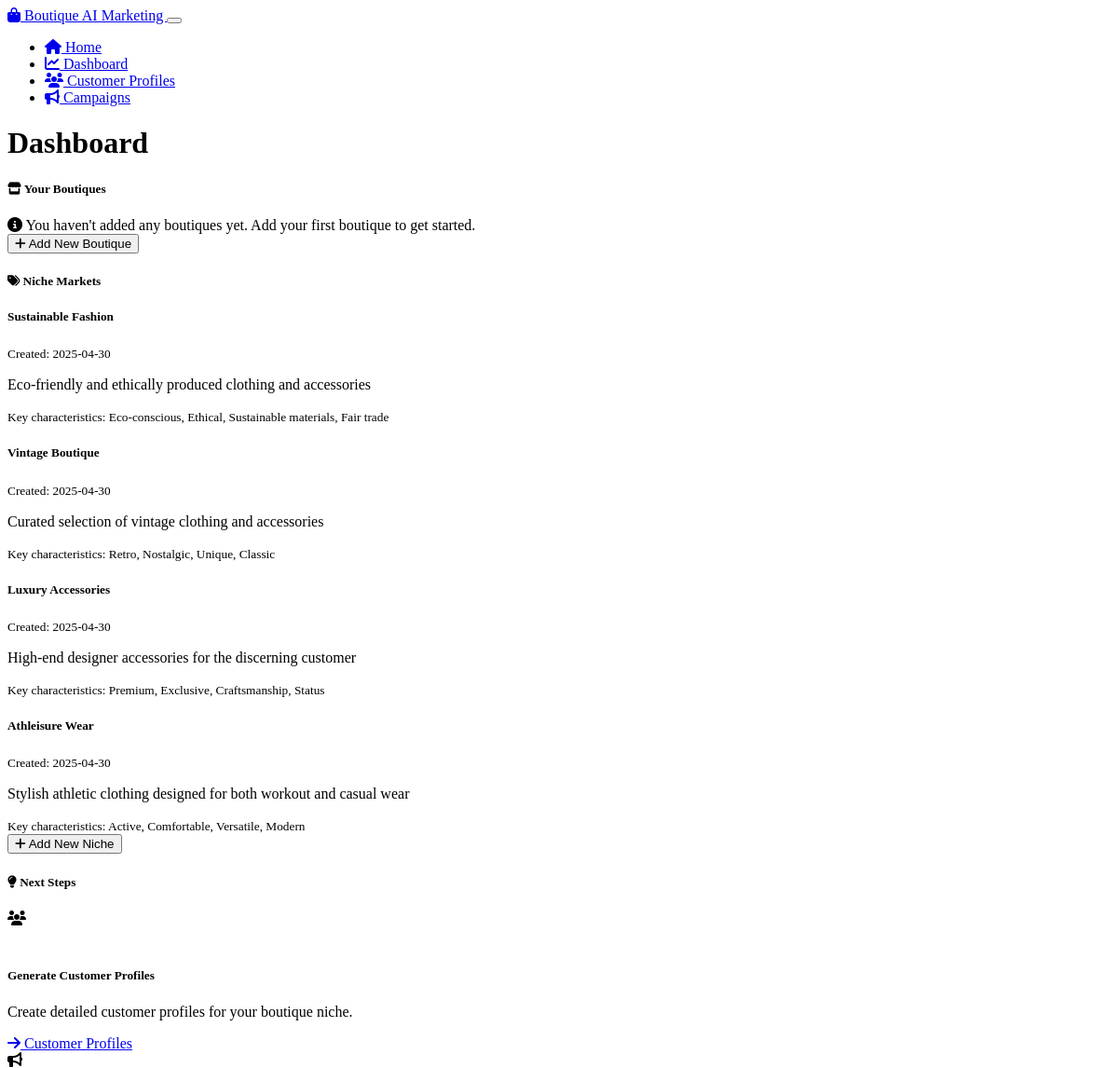
Page /dashboard (upper part) on the earlier database version.
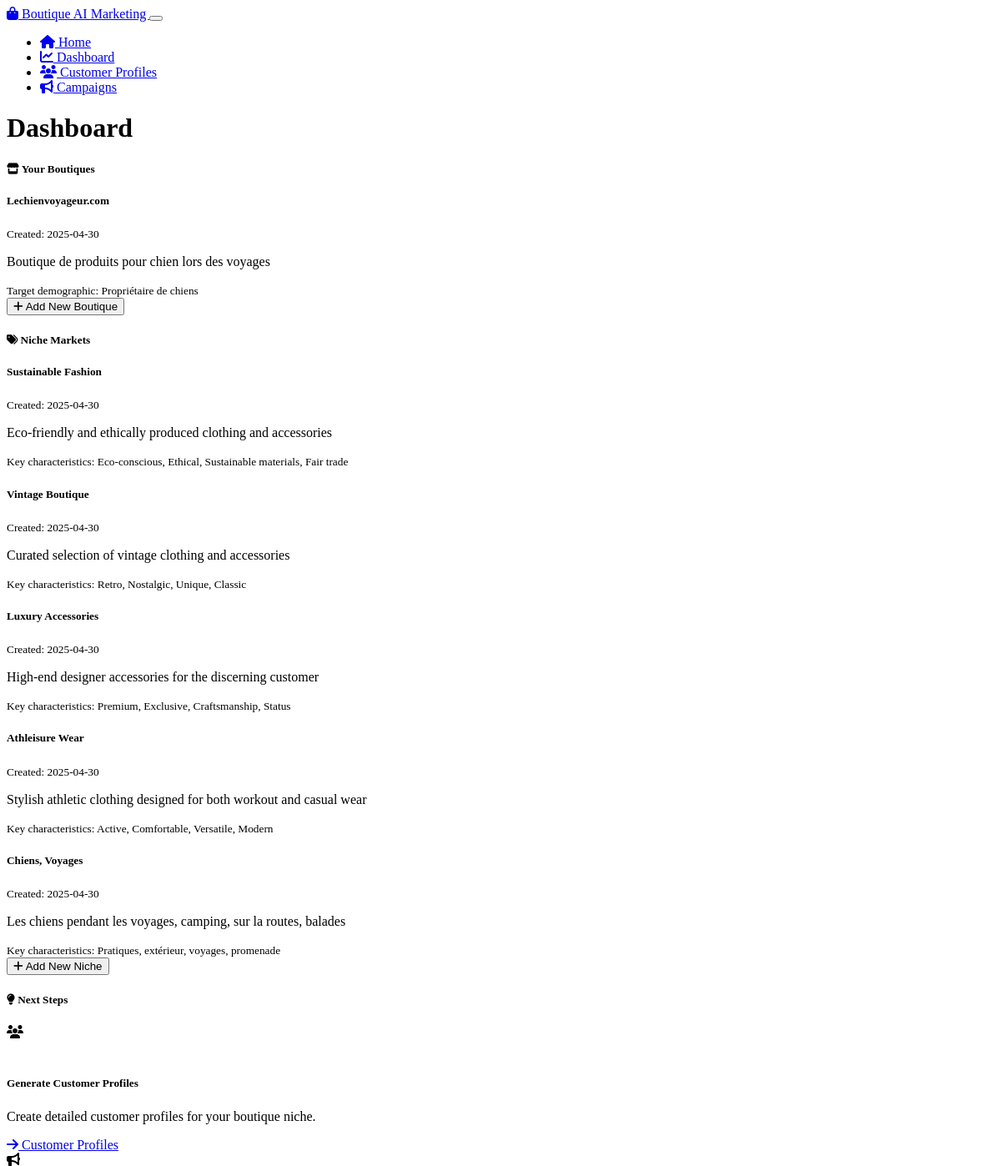
Same page on the later database version.
### models.py (models this page shows, shortened)
class NicheMarket(db.Model):
    id = db.Column(db.Integer, primary_key=True)
    name = db.Column(db.String(100), nullable=False)
    description = db.Column(db.Text, nullable=True)
    key_characteristics = db.Column(db.Text, nullable=True)
    created_at = db.Column(db.DateTime, default=datetime.utcnow)
    updated_at = db.Column(db.DateTime, default=datetime.utcnow, onupdate=datetime.utcnow)
    customers = db.relationship('Customer', backref='niche_market', lazy=True)

class Boutique(db.Model):
    id = db.Column(db.Integer, primary_key=True)
    name = db.Column(db.String(100), nullable=False)
    description = db.Column(db.Text, nullable=True)
    target_demographic = db.Column(db.String(255), nullable=True)
    created_at = db.Column(db.DateTime, default=datetime.utcnow)
    updated_at = db.Column(db.DateTime, default=datetime.utcnow, onupdate=datetime.utcnow)
    customers = db.relationship('Customer', backref='boutique', lazy=True)

### app.py (the view)
@app.route('/dashboard')
def dashboard():
    boutiques = Boutique.query.all()
    niches = NicheMarket.query.all()
    return render_template('dashboard.html', boutiques=boutiques, niches=niches)

### templates/dashboard.html (shortened to what this page needs)
{% extends 'layout.html' %}
{% block content %}
<h1 class="mb-4">Dashboard</h1>
<div class="row mb-4">
    <div class="col-md-6">
        <div class="card">
            <div class="card-header bg-primary text-white">
                <h5 class="mb-0">
                    <i class="fas fa-store me-2"></i>
                    Your Boutiques
                </h5>
            </div>
            <div class="card-body">
                {% if boutiques %}
                    <div class="list-group">
                        {% for boutique in boutiques %}
                            <div class="list-group-item list-group-item-action card-boutique">
                                <div class="d-flex w-100 justify-content-between">
                                    <h5 class="mb-1">{{ boutique.name }}</h5>
                                    <small>Created: {{ boutique.created_at.strftime('%Y-%m-%d') }}</small>
                                </div>
                                <p class="mb-1">{{ boutique.description }}</p>
                                <small>Target demographic: {{ boutique.target_demographic }}</small>
                            </div>
                        {% endfor %}
                    </div>
                {% else %}
                    <div class="alert alert-info">
                        <i class="fas fa-info-circle me-2"></i>
                        You haven't added any boutiques yet. Add your first boutique to get started.
                    </div>
                {% endif %}
                <button class="btn btn-primary mt-3" data-bs-toggle="modal" data-bs-target="#addBoutiqueModal">
                    <i class="fas fa-plus me-2"></i>
                    Add New Boutique
                </button>
            </div>
        </div>
    </div>
    <div class="col-md-6">
        <div class="card">
            <div class="card-header bg-success text-white">
                <h5 class="mb-0">
                    <i class="fas fa-tags me-2"></i>
                    Niche Markets
                </h5>
            </div>
            <div class="card-body">
                {% if niches %}
                    <div class="list-group">
                        {% for niche in niches %}
                            <div class="list-group-item list-group-item-action card-niche">
                                <div class="d-flex w-100 justify-content-between">
                                    <h5 class="mb-1">{{ niche.name }}</h5>
                                    <small>Created: {{ niche.created_at.strftime('%Y-%m-%d') }}</small>
                                </div>
                                <p class="mb-1">{{ niche.description }}</p>
                                <small>Key characteristics: {{ niche.key_characteristics }}</small>
                            </div>
                        {% endfor %}
                    </div>
                {% else %}
                    <div class="alert alert-info">
                        <i class="fas fa-info-circle me-2"></i>
                        No niche markets defined yet. Add your first niche to target specific customer segments.
                    </div>
                {% endif %}
                <button class="btn btn-success mt-3" data-bs-toggle="modal" data-bs-target="#addNicheModal">
                    <i class="fas fa-plus me-2"></i>
                    Add New Niche
                </button>
            </div>
        </div>
    </div>
</div>
<div class="row">
    <div class="col-12">
        <div class="card">
            <div class="card-header bg-info text-white">
                <h5 class="mb-0">
                    <i class="fas fa-lightbulb me-2"></i>
                    Next Steps
                </h5>
            </div>
            <div class="card-body">
                <div class="row">
                    <div class="col-md-4 mb-3 mb-md-0">
                        <div class="d-flex">
                            <div class="flex-shrink-0">
                                <div class="bg-primary rounded-circle d-flex align-items-center justify-content-center" style="width: 40px; height: 40px;">
                                    <i class="fas fa-users text-white"></i>
                                </div>
                            </div>
                            <div class="flex-grow-1 ms-3">
                                <h5>Generate Customer Profiles</h5>
                                <p class="mb-0">Create detailed customer profiles for your boutique niche.</p>
                                <a href="/profiles" class="btn btn-sm btn-outline-primary mt-2">
                                    <i class="fas fa-arrow-right me-1"></i>
                                    Customer Profiles
                                </a>
                            </div>
                        </div>
                    </div>
                    <div class="col-md-4 mb-3 mb-md-0">
                        <div class="d-flex">
                            <div class="flex-shrink-0">
                                <div class="bg-success rounded-circle d-flex align-items-center justify-content-center" style="width: 40px; height: 40px;">
                                    <i class="fas fa-bullhorn text-white"></i>
                                </div>
                            </div>
                        </div>
                    </div>
                </div>
            </div>
        </div>
    </div>
</div>
{% endblock %}

### templates/layout.html (shortened to what this page needs)
<!DOCTYPE html>
<html lang="en" data-bs-theme="dark">
<head>
    <link rel="stylesheet" href="https://cdn.replit.com/agent/bootstrap-agent-dark-theme.min.css">
    <link rel="stylesheet" href="https://cdnjs.cloudflare.com/ajax/libs/font-awesome/6.4.0/css/all.min.css">
    <link rel="stylesheet" href="{{ url_for('static', filename='css/custom.css') }}">
</head>
<body>
    <nav class="navbar navbar-expand-lg navbar-dark bg-dark">
        <div class="container">
            <a class="navbar-brand" href="/">
                <i class="fas fa-shopping-bag me-2"></i>
                Boutique AI Marketing
            </a>
            <button class="navbar-toggler" type="button" data-bs-toggle="collapse" data-bs-target="#navbarNav">
            </button>
            <div class="collapse navbar-collapse" id="navbarNav">
                <ul class="navbar-nav me-auto">
                    <li class="nav-item">
                        <a class="nav-link {% if request.path == '/' %}active{% endif %}" href="/">
                            <i class="fas fa-home me-1"></i> Home
                        </a>
                    </li>
                    <li class="nav-item">
                        <a class="nav-link {% if request.path == '/dashboard' %}active{% endif %}" href="/dashboard">
                            <i class="fas fa-chart-line me-1"></i> Dashboard
                        </a>
                    </li>
                    <li class="nav-item">
                        <a class="nav-link {% if request.path == '/profiles' %}active{% endif %}" href="/profiles">
                            <i class="fas fa-users me-1"></i> Customer Profiles
                        </a>
                    </li>
                    <li class="nav-item">
                        <a class="nav-link {% if request.path == '/campaigns' %}active{% endif %}" href="/campaigns">
                            <i class="fas fa-bullhorn me-1"></i> Campaigns
                        </a>
                    </li>
                </ul>
            </div>
        </div>
    </nav>
    <div class="container mt-4">
        {% block content %}{% endblock %}
    </div>
</body>
</html>

### static/css/custom.css (style rules this page uses)
.card-boutique { border-left: 4px solid var(--bs-primary); transition: transform 0.2s; }
.card-niche { border-left: 4px solid var(--bs-success); transition: transform 0.2s; }

Differences in the rows shown:
added Boutique: name "Lechienvoyageur.com", created_at "2025-04-30", description "Boutique de produits pour chien lors des voyages", target_demographic "Propriétaire de chiens"
added NicheMarket: name "Chiens, Voyages", created_at "2025-04-30", description "Les chiens pendant les voyages, camping, sur la routes, balades", key_characteristics "Pratiques, extérieur, voyages, promenade"
Other differences:
text no longer shown: "You haven't added any boutiques yet. Add your first boutique to get started."
